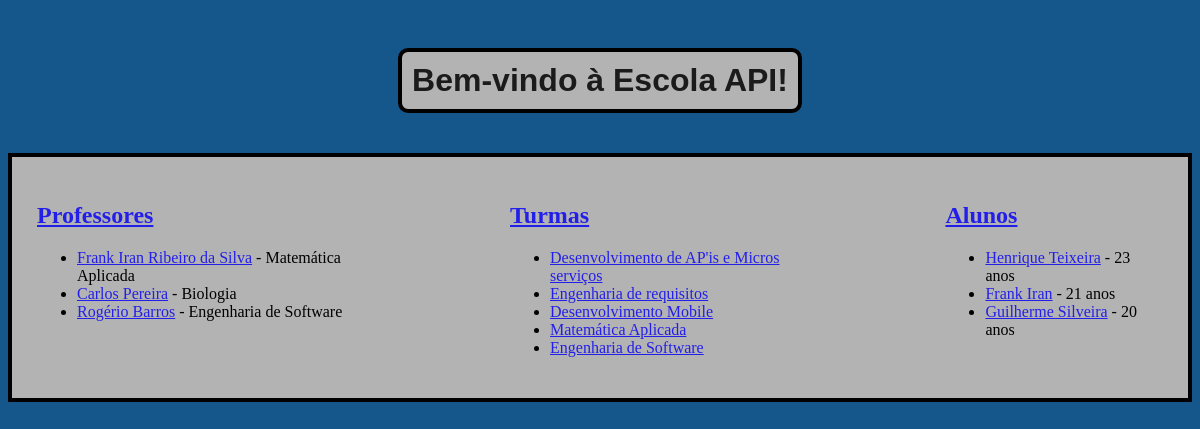
Before: / with the older database file.
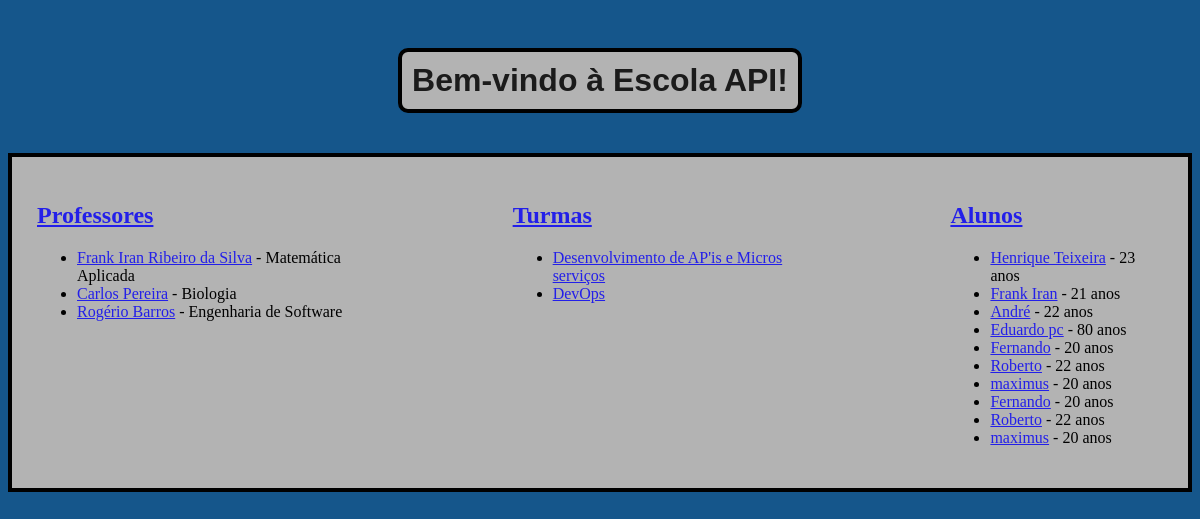
After: the same page with the newer database file.
### app/models.py (models this page shows)
class Professor(db.Model):
    __tablename__ = 'professores'
    id = db.Column(db.Integer, primary_key=True)
    nome = db.Column(db.String(50), nullable=False)
    idade = db.Column(db.Integer)
    materia = db.Column(db.String(50))
    observacoes = db.Column(db.Text)
    turmas = db.relationship('Turma', backref='professor', lazy=True)

class Turma(db.Model):
    __tablename__ = 'turmas'
    id = db.Column(db.Integer, primary_key=True)
    descricao = db.Column(db.String(100), nullable=False)
    status = db.Column(db.Boolean, default=True)
    professor_id = db.Column(db.Integer, db.ForeignKey(
        'professores.id'), nullable=False)
    alunos = db.relationship('Aluno', backref='turma', lazy="select")

class Aluno(db.Model):
    __tablename__ = 'alunos'
    id = db.Column(db.Integer, primary_key=True)
    nome = db.Column(db.String(50), nullable=False)
    idade = db.Column(db.Integer)
    data_nascimento = db.Column(db.Date)
    nota_primeiro_semestre = db.Column(db.Float)
    nota_segundo_semestre = db.Column(db.Float)
    media_final = db.Column(db.Float)
    turma_id = db.Column(db.Integer, db.ForeignKey(
        'turmas.id'), nullable=False)

### app/routes.py (the view)
@app.route("/")
def index():
    professores = Professor.query.all()
    turmas = Turma.query.all()
    alunos = Aluno.query.all()
    return render_template('index.html', professores=professores,
                           turmas=turmas, alunos=alunos)

### app/templates/index.html (shortened to what this page needs)
<!DOCTYPE html>
<html lang="pt-BR">
<head>
    <link rel="stylesheet" href="{{ url_for('static', filename='index.css') }}">
</head>
<body>
    <div class="titulo">
        <h1>Bem-vindo à Escola API!</h1>
    </div>
    <section class="container">
    <div class="professores">
        <h2>
            <a href="/professor">Professores</a>
        </h2>
        <ul>
            {% for professor in professores %}
                <li>
                    <a href="/professor/{{ professor.id }}">{{ professor.nome }}</a> - {{ professor.materia }}
                </li>
            {% else %}
                <li>Nenhum professor encontrado.</li>
            {% endfor %}
        </ul>
    </div>
    <div class="turmas">
        <h2>
            <a href="/turmas">Turmas</a>
        </h2>
        <ul>
            {% for turma in turmas %}
                <li>
                    <a href="/turmas/{{ turma.id }}">{{ turma.descricao }}</a>
                </li>
            {% else %}
                <li>Nenhuma turma encontrada.</li>
            {% endfor %}
        </ul>
    </div>
    <div class="alunos">
        <h2>
            <a href="/alunos">Alunos</a>
        </h2>
        <ul>
            {% for aluno in alunos %}
                <li>
                    <a href="/alunos/{{ aluno.id }}">{{ aluno.nome }}</a> - {{ aluno.idade }} anos
                </li>
            {% else %}
                <li>Nenhum aluno encontrado.</li>
            {% endfor %}
        </ul>
    </div>
    </section>
</body>
</html>

Changed rows visible on the page:
removed Turma: descricao "Desenvolvimento Mobile"
removed Turma: descricao "Matemática Aplicada"
removed Turma: descricao "Engenharia de Software"
removed Aluno: nome "Guilherme Silveira", idade "20"
changed Turma: descricao "Engenharia de requisitos" → "DevOps"
added Aluno: nome "André", idade "22"
added Aluno: nome "Eduardo pc", idade "80"
added Aluno: nome "Fernando", idade "20"
added Aluno: nome "Roberto", idade "22"
added Aluno: nome "maximus", idade "20"
added Aluno: nome "Fernando", idade "20"
added Aluno: nome "Roberto", idade "22"
added Aluno: nome "maximus", idade "20"
